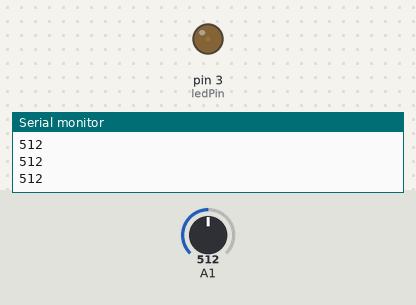
Bench run of a sketch on a simulated Arduino Uno, built with avr-gcc and run on an emulated ATmega328P. On the bench: output pins drawn as LEDs (lit = HIGH), the last lines printed to the serial monitor. The test bench sets the inputs (shaded band); at power-on: A1 = 512.

Above: at 1.2 s.
1.3 s: A1 set to 716
At 2.5 s:
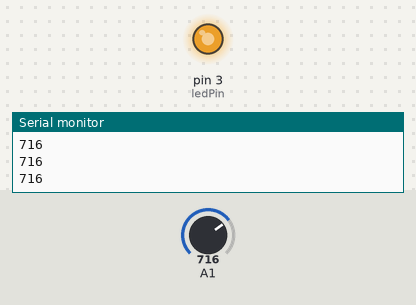
2.8 s: A1 set to 747
At 3.7 s:
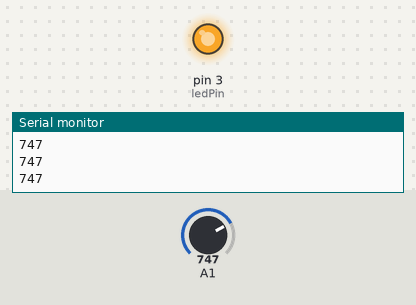
4.3 s: A1 set to 762
At 5.0 s:
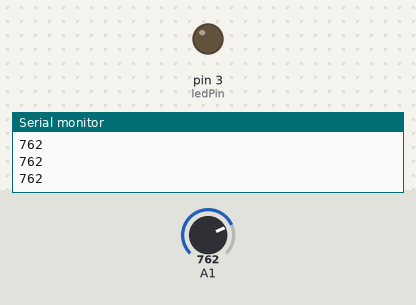
5.8 s: A1 set to 900
At 7.0 s:
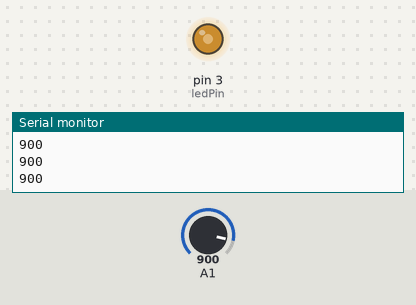
7.3 s: A1 set to 122
At 8.5 s:
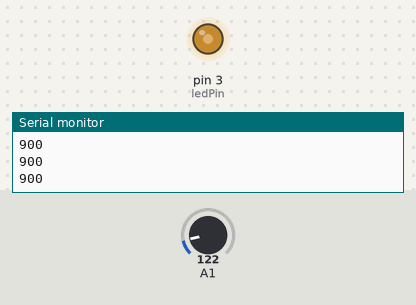
8.8 s: A1 set to 0
At 9.5 s:
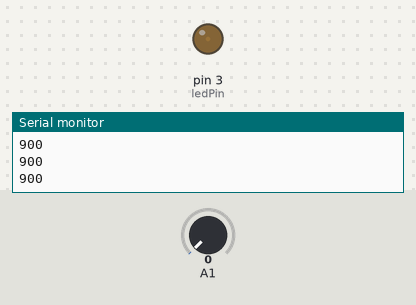
Timing chart, 0 to 11.3 s (numbered marks = the images above; inputs shaded):
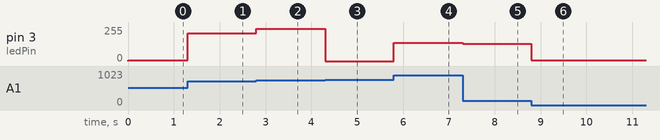

Measured:
- the behaviour switches between 761 and 762 on A1 (found by bisection; images 2 and 3)
- after the input at 1.3 s, pin 3 (ledPin): 6/255 → 210/255 at once
- after the input at 2.8 s, pin 3 (ledPin): 210/255 → 241/255 at once
- after the input at 4.3 s, pin 3 (ledPin): 241/255 → 0/255 at once
- after the input at 5.8 s, pin 3 (ledPin): 0/255 → 138/255 at once
- after the input at 7.3 s, pin 3 (ledPin): 138/255 → 128/255 at once
- after the input at 8.8 s, pin 3 (ledPin): 128/255 → 6/255 at once

The sketch:

PhoneDetector.ino
```cpp
const unsigned int ledPin = 3;
const unsigned int threshold = 250;

void setup() {
  Serial.begin(9600);
  pinMode(ledPin, OUTPUT);
}

void loop() {
  int reading = analogRead(A1);
  unsigned int ledval = max(0, reading - threshold);
  analogWrite(ledPin, ledval);
  if (reading > threshold) {
    Serial.println(reading);
  }
  delay(5);
}
```
